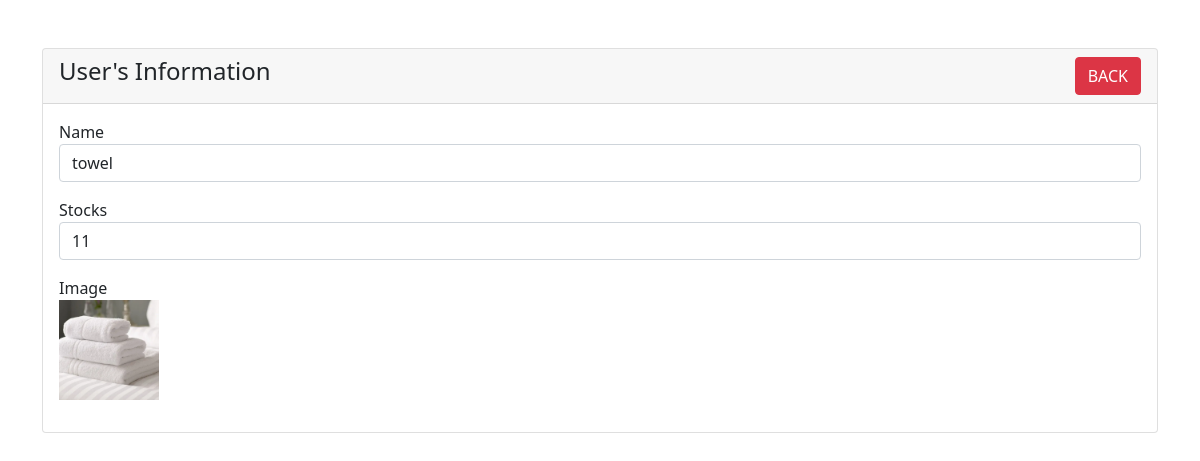
/user_view.php?view=1, run on the app's committed database.
### tables this page shows
CREATE TABLE `products1` (
  `id` int(11) NOT NULL,
  `name` varchar(50) NOT NULL,
  `image` varchar(50) NOT NULL,
  `stock` int(11) NOT NULL
);

### user_view.php (the view, shortened to what this page needs)
<?php
require 'config.php';
?>
<!doctype html>
<html lang="en">
<head>
    <link href="https://cdn.jsdelivr.net/npm/bootstrap@5.1.3/dist/css/bootstrap.min.css" rel="stylesheet">
</head>
<body>
<div class="container mt-5">
    <div class="row">
        <div class="col-md-12">
            <div class="card">
                <div class="card-header">
                    <h4>User's Information
                        <a href="user_page.php" class="btn btn-danger float-end">BACK</a>
                    </h4>
                </div>
                <div class="card-body">
                    <?php
                    if(isset($_GET['view']))
                    {
                        $id = mysqli_real_escape_string($conn, $_GET['view']);
                        $query = "SELECT * FROM products1 WHERE id='$id'";
                        $query_run = mysqli_query($conn, $query);
                        if(mysqli_num_rows($query_run) > 0)
                        {
                            $row = mysqli_fetch_array($query_run);
                            ?>
                            <div class="mb-3">
                                <label>Name</label>
                                <p class="form-control">
                                    <?=$row['name'];?>
                                </p>
                            </div>
                            <div class="mb-3">
                                <label>Stocks</label>
                                <p class="form-control">
                                    <?=$row['stock'];?>
                                </p>
                            </div>
                            <div class="mb-3">
                                <label>Image</label>
                                <p>
                                    <img src="uploaded_img/<?php echo $row['image']; ?>" height="100" alt="">
                                </p>
                            </div>
                            <?php
                        }
                        else
                        {
                            echo "<h4>No Such Id Found</h4>";
                        }
                    }
                    ?>
                </div>
            </div>
        </div>
    </div>
</div>
</body>
</html>

### data on the page
products1: name "towel", stock "11", image (picture)
